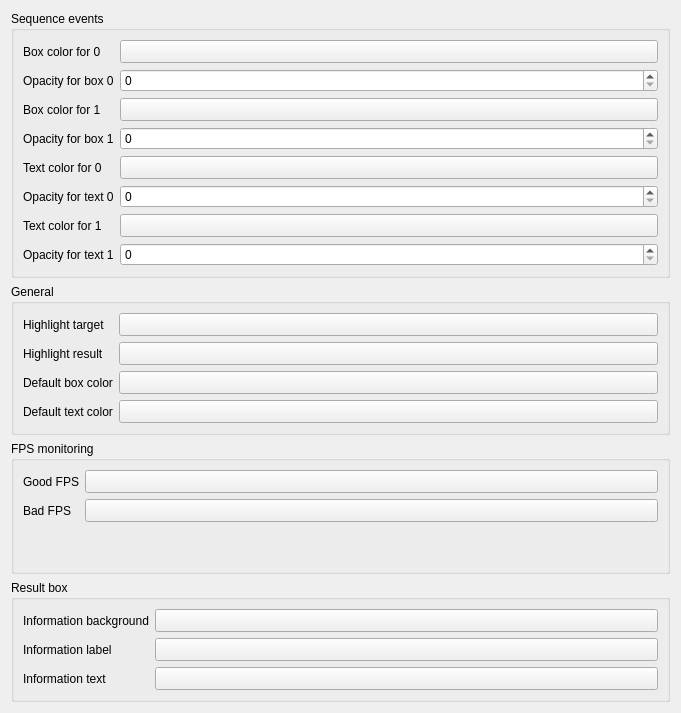
            <widget class="QWidget" name="param_colors_box">
             <property name="geometry">
              <rect>
               <x>0</x>
               <y>-141</y>
               <width>681</width>
               <height>713</height>
              </rect>
             </property>
             <attribute name="label">
              <string>Colors</string>
             </attribute>
             <layout class="QVBoxLayout" name="verticalLayout_6">
              <item>
               <layout class="QVBoxLayout" name="verticalLayout_5">
                <item>
                 <widget class="QGroupBox" name="color_sequences_box">
                  <property name="title">
                   <string>Sequence events</string>
                  </property>
                  <layout class="QFormLayout" name="formLayout_7">
                   <item row="1" column="0">
                    <widget class="QLabel" name="label_color_box_0">
                     <property name="text">
                      <string>Box color for 0</string>
                     </property>
                    </widget>
                   </item>
                   <item row="2" column="0">
                    <widget class="QLabel" name="label_op_box_0">
                     <property name="text">
                      <string>Opacity for box 0</string>
                     </property>
                    </widget>
                   </item>
                   <item row="2" column="1">
                    <widget class="QSpinBox" name="spinBox_op_box_0">
                     <property name="maximum">
                      <number>100</number>
                     </property>
                    </widget>
                   </item>
                   <item row="3" column="0">
                    <widget class="QLabel" name="label_color_box_1">
                     <property name="text">
                      <string>Box color for 1</string>
                     </property>
                    </widget>
                   </item>
                   <item row="4" column="0">
                    <widget class="QLabel" name="label_op_box_1">
                     <property name="text">
                      <string>Opacity for box 1</string>
                     </property>
                    </widget>
                   </item>
                   <item row="4" column="1">
                    <widget class="QSpinBox" name="spinBox_op_box_1">
                     <property name="maximum">
                      <number>100</number>
                     </property>
                    </widget>
                   </item>
                   <item row="5" column="0">
                    <widget class="QLabel" name="label_text_0">
                     <property name="text">
                      <string>Text color for 0</string>
                     </property>
                    </widget>
                   </item>
                   <item row="6" column="0">
                    <widget class="QLabel" name="label_op_text_0">
                     <property name="text">
                      <string>Opacity for text 0</string>
                     </property>
                    </widget>
                   </item>
                   <item row="6" column="1">
                    <widget class="QSpinBox" name="spinBox_op_text_0">
                     <property name="maximum">
                      <number>100</number>
                     </property>
                    </widget>
                   </item>
                   <item row="7" column="0">
                    <widget class="QLabel" name="label_text_1">
                     <property name="text">
                      <string>Text color for 1</string>
                     </property>
                    </widget>
                   </item>
                   <item row="9" column="0">
                    <widget class="QLabel" name="label_op_text_1">
                     <property name="text">
                      <string>Opacity for text 1</string>
                     </property>
                    </widget>
                   </item>
                   <item row="9" column="1">
                    <widget class="QSpinBox" name="spinBox_op_text_1">
                     <property name="maximum">
                      <number>100</number>
                     </property>
                    </widget>
                   </item>
                   <item row="3" column="1">
                    <widget class="QToolButton" name="btn_color_box1">
                     <property name="sizePolicy">
                      <sizepolicy hsizetype="Minimum" vsizetype="Fixed">
                       <horstretch>0</horstretch>
                       <verstretch>0</verstretch>
                      </sizepolicy>
                     </property>
                     <property name="text">
                      <string/>
                     </property>
                    </widget>
                   </item>
                   <item row="1" column="1">
                    <widget class="QToolButton" name="btn_color_box0">
                     <property name="sizePolicy">
                      <sizepolicy hsizetype="Minimum" vsizetype="Fixed">
                       <horstretch>0</horstretch>
                       <verstretch>0</verstretch>
                      </sizepolicy>
                     </property>
                     <property name="text">
                      <string/>
                     </property>
                    </widget>
                   </item>
                   <item row="5" column="1">
                    <widget class="QToolButton" name="btn_color_text0">
                     <property name="sizePolicy">
                      <sizepolicy hsizetype="Minimum" vsizetype="Fixed">
                       <horstretch>0</horstretch>
                       <verstretch>0</verstretch>
                      </sizepolicy>
                     </property>
                     <property name="text">
                      <string/>
                     </property>
                    </widget>
                   </item>
                   <item row="7" column="1">
                    <widget class="QToolButton" name="btn_color_text1">
                     <property name="sizePolicy">
                      <sizepolicy hsizetype="Minimum" vsizetype="Fixed">
                       <horstretch>0</horstretch>
                       <verstretch>0</verstretch>
                      </sizepolicy>
                     </property>
                     <property name="text">
                      <string/>
                     </property>
                    </widget>
                   </item>
                  </layout>
                 </widget>
                </item>
                <item>
                 <widget class="QGroupBox" name="color_general_box">
                  <property name="title">
                   <string>General</string>
                  </property>
                  <layout class="QFormLayout" name="formLayout_5">
                   <item row="0" column="0">
                    <widget class="QLabel" name="label_color_target_box">
                     <property name="text">
                      <string>Highlight target</string>
                     </property>
                    </widget>
                   </item>
                   <item row="0" column="1">
                    <widget class="QToolButton" name="btn_color_target_box">
                     <property name="sizePolicy">
                      <sizepolicy hsizetype="Minimum" vsizetype="Fixed">
                       <horstretch>0</horstretch>
                       <verstretch>0</verstretch>
                      </sizepolicy>
                     </property>
                     <property name="text">
                      <string/>
                     </property>
                    </widget>
                   </item>
                   <item row="2" column="0">
                    <widget class="QLabel" name="label_color_highlight_result_box">
                     <property name="text">
                      <string>Highlight result</string>
                     </property>
                    </widget>
                   </item>
                   <item row="2" column="1">
                    <widget class="QToolButton" name="btn_color_highlight_result_box">
                     <property name="sizePolicy">
                      <sizepolicy hsizetype="Minimum" vsizetype="Fixed">
                       <horstretch>0</horstretch>
                       <verstretch>0</verstretch>
                      </sizepolicy>
                     </property>
                     <property name="text">
                      <string/>
                     </property>
                    </widget>
                   </item>
                   <item row="3" column="0">
                    <widget class="QLabel" name="label_default_box_color">
                     <property name="text">
                      <string>Default box color</string>
                     </property>
                    </widget>
                   </item>
                   <item row="4" column="0">
                    <widget class="QLabel" name="label_default_text_color">
                     <property name="text">
                      <string>Default text color</string>
                     </property>
                    </widget>
                   </item>
                   <item row="4" column="1">
                    <widget class="QToolButton" name="btn_default_text_color">
                     <property name="sizePolicy">
                      <sizepolicy hsizetype="Minimum" vsizetype="Fixed">
                       <horstretch>0</horstretch>
                       <verstretch>0</verstretch>
                      </sizepolicy>
                     </property>
                     <property name="maximumSize">
                      <size>
                       <width>16777215</width>
                       <height>16777215</height>
                      </size>
                     </property>
                     <property name="text">
                      <string/>
                     </property>
                    </widget>
                   </item>
                   <item row="3" column="1">
                    <widget class="QToolButton" name="btn_default_box_color">
                     <property name="sizePolicy">
                      <sizepolicy hsizetype="Minimum" vsizetype="Fixed">
                       <horstretch>0</horstretch>
                       <verstretch>0</verstretch>
                      </sizepolicy>
                     </property>
                     <property name="maximumSize">
                      <size>
                       <width>16777215</width>
                       <height>16777215</height>
                      </size>
                     </property>
                     <property name="text">
                      <string/>
                     </property>
                    </widget>
                   </item>
                  </layout>
                 </widget>
                </item>
                <item>
                 <widget class="QGroupBox" name="color_fps_box">
                  <property name="title">
                   <string>FPS monitoring</string>
                  </property>
                  <layout class="QFormLayout" name="formLayout_3">
                   <item row="1" column="0">
                    <widget class="QLabel" name="label_color_fps_good">
                     <property name="text">
                      <string>Good FPS</string>
                     </property>
                    </widget>
                   </item>
                   <item row="2" column="0">
                    <widget class="QLabel" name="label_color_fps_bad">
                     <property name="text">
                      <string>Bad FPS</string>
                     </property>
                    </widget>
                   </item>
                   <item row="1" column="1">
                    <widget class="QToolButton" name="btn_color_fps_good">
                     <property name="sizePolicy">
                      <sizepolicy hsizetype="Minimum" vsizetype="Fixed">
                       <horstretch>0</horstretch>
                       <verstretch>0</verstretch>
                      </sizepolicy>
                     </property>
                     <property name="text">
                      <string/>
                     </property>
                    </widget>
                   </item>
                   <item row="2" column="1">
                    <widget class="QToolButton" name="btn_color_fps_bad">
                     <property name="sizePolicy">
                      <sizepolicy hsizetype="Minimum" vsizetype="Fixed">
                       <horstretch>0</horstretch>
                       <verstretch>0</verstretch>
                      </sizepolicy>
                     </property>
                     <property name="text">
                      <string/>
                     </property>
                    </widget>
                   </item>
                  </layout>
                 </widget>
                </item>
                <item>
                 <widget class="QGroupBox" name="color_result_box">
                  <property name="sizePolicy">
                   <sizepolicy hsizetype="Preferred" vsizetype="Maximum">
                    <horstretch>0</horstretch>
                    <verstretch>0</verstretch>
                   </sizepolicy>
                  </property>
                  <property name="title">
                   <string>Result box</string>
                  </property>
                  <layout class="QGridLayout" name="gridLayout_4">
                   <item row="0" column="0">
                    <layout class="QFormLayout" name="formLayout_4">
                     <property name="formAlignment">
                      <set>Qt::AlignLeading|Qt::AlignLeft|Qt::AlignTop</set>
                     </property>
                     <item row="0" column="0">
                      <widget class="QLabel" name="label_color_result_info_box">
                       <property name="text">
                        <string>Information background</string>
                       </property>
                      </widget>
                     </item>
                     <item row="0" column="1">
                      <widget class="QToolButton" name="btn_color_result_info_box">
                       <property name="sizePolicy">
                        <sizepolicy hsizetype="Minimum" vsizetype="Fixed">
                         <horstretch>0</horstretch>
                         <verstretch>0</verstretch>
                        </sizepolicy>
                       </property>
                       <property name="text">
                        <string/>
                       </property>
                      </widget>
                     </item>
                     <item row="1" column="0">
                      <widget class="QLabel" name="label_color_result_info_label">
                       <property name="text">
                        <string>Information label</string>
                       </property>
                      </widget>
                     </item>
                     <item row="1" column="1">
                      <widget class="QToolButton" name="btn_color_result_info_label">
                       <property name="sizePolicy">
                        <sizepolicy hsizetype="Minimum" vsizetype="Fixed">
                         <horstretch>0</horstretch>
                         <verstretch>0</verstretch>
                        </sizepolicy>
                       </property>
                       <property name="text">
                        <string/>
                       </property>
                      </widget>
                     </item>
                     <item row="2" column="0">
                      <widget class="QLabel" name="label_color_result_info_text">
                       <property name="text">
                        <string>Information text</string>
                       </property>
                      </widget>
                     </item>
                     <item row="2" column="1">
                      <widget class="QToolButton" name="btn_color_result_info_text">
                       <property name="sizePolicy">
                        <sizepolicy hsizetype="Minimum" vsizetype="Fixed">
                         <horstretch>0</horstretch>
                         <verstretch>0</verstretch>
                        </sizepolicy>
                       </property>
                       <property name="text">
                        <string/>
                       </property>
                      </widget>
                     </item>
                    </layout>
                   </item>
                  </layout>
                 </widget>
                </item>
               </layout>
              </item>
             </layout>
            </widget>
